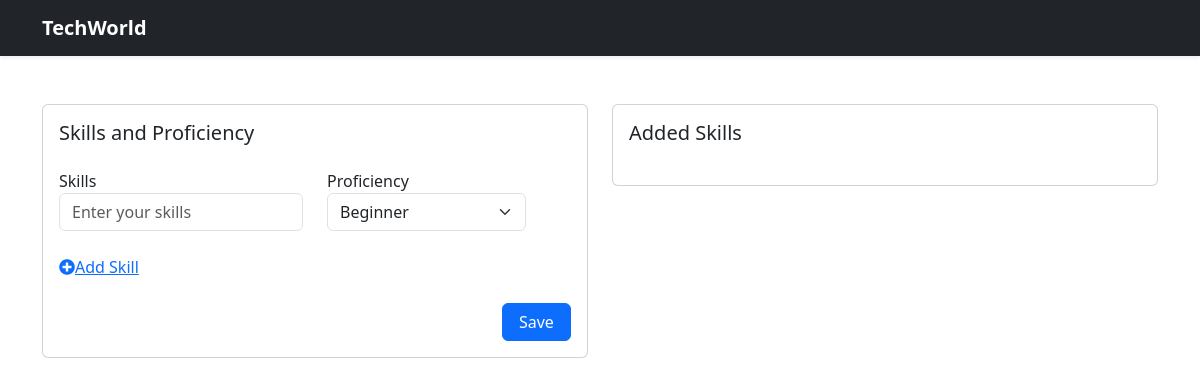
Page /addSkill on the earlier database version.
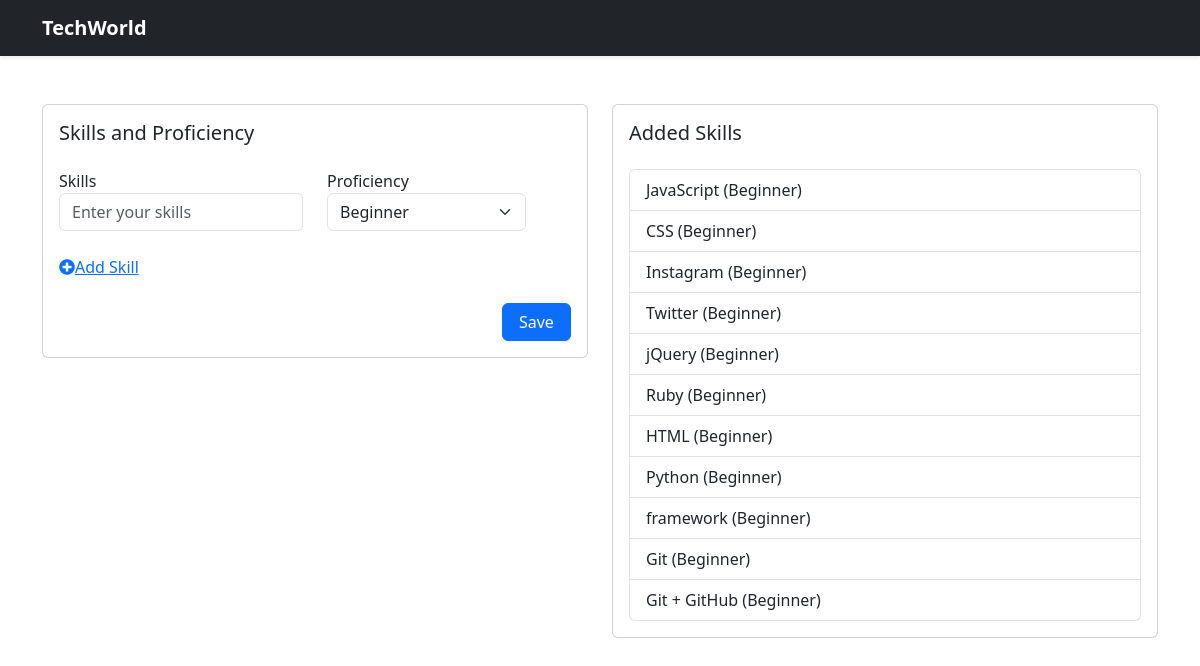
Same page on the later database version.
### tables this page shows
CREATE TABLE Skills (
    skill_id INTEGER PRIMARY KEY AUTOINCREMENT,
    account_id INTEGER,
    skills VARCHAR(50) NOT NULL,
    proficiency TEXT NOT NULL,
    FOREIGN KEY (account_id) REFERENCES Accounts(account_id)
);

### app.py (the view, shortened to what this page needs)
@app.route("/addSkill", methods=['GET', 'POST'])
def addSkill():
    if request.method == 'GET':
        conn = get_db_connection()
        skills = conn.execute('SELECT skills, proficiency FROM Skills').fetchall()
        conn.close()
        return render_template('addSkill.html', skills=skills)

### app.py (called while the page is built)
def get_db_connection():
    conn = sqlite3.connect('database.db')
    conn.row_factory = sqlite3.Row
    return conn

### templates/addSkill.html (shortened to what this page needs)
<!doctype html>
<html lang="en">
<head>
    <link href="../static/css/addSkill.css" rel="stylesheet">
    <link href="https://cdn.jsdelivr.net/npm/bootstrap@5.3.1/dist/css/bootstrap.min.css" rel="stylesheet"
>
    <link rel="stylesheet" href="https://cdnjs.cloudflare.com/ajax/libs/font-awesome/5.15.4/css/all.min.css">
</head>
<body>
    <header data-bs-theme="dark">
        <div class="navbar navbar-dark bg-dark shadow-sm">
            <div class="container">
                <a href="/templates/homepage.html" class="navbar-brand d-flex align-items-center">
                    <strong>TechWorld</strong>
                </a>
            </div>
        </div>
    </header>
    <div class="container">
        <div class="row">
            <div class="col-md-6">
                <div class="card mt-5">
                    <div class="card-body">
                        <h5 class="card-title mb-4">Skills and Proficiency</h5>
                        <form id="skills-form" action="/addSkill" method="POST">
                            <div class="skills-container">
                                <div class="row skill-row">
                                    <div class="col-md-6">
                                        <div class="form-group mb-4">
                                            <label for="skills">Skills</label>
                                            <input type="text" class="form-control" name="skills[]"
                                                placeholder="Enter your skills">
                                        </div>
                                    </div>
                                    <div class="col-md-5">
                                        <div class="form-group mb-4">
                                            <label for="proficiency">Proficiency</label>
                                            <select class="form-select" name="proficiency[]">
                                                <option>Beginner</option>
                                            </select>
                                        </div>
                                    </div>
                                    <div class="col-md-1 text-center">
                                    </div>
                                </div>
                            </div>
                            <div class="form-group mb-4">
                                <div class="col-sm-12">
                                    <div class="row">
                                        <a id="add_skill" href="#!"><i class="fa fa-plus-circle"></i><span
                                                class="add-skill-label" id="add">Add Skill</span></a>
                                    </div>
                                </div>
                            </div>
                            <button type="submit" class="btn btn-primary float-end">&nbsp;Save&nbsp;</button>
                        </form>
                    </div>
                </div>
            </div>
            <div class="col-md-6">
                <div class="card mt-5">
                    <div class="card-body">
                        <h5 class="card-title mb-4">Added Skills</h5>
                        <div class="list-group flex-wrap">
                            {% for skill, proficiency in skills %}
                                <a class="list-group-item">{{ skill }} ({{ proficiency }})</a>
                            {% endfor %}
                        </div>
                    </div>
                </div>
            </div>
        </div>
    </div>
</body>
</html>

### static/css/addSkill.css (style rules this page uses)
body { background: #E2E2DC; }

Differences in the rows shown:
added Skills: skills "JavaScript", proficiency "Beginner"
added Skills: skills "CSS", proficiency "Beginner"
added Skills: skills "Instagram", proficiency "Beginner"
added Skills: skills "Twitter", proficiency "Beginner"
added Skills: skills "jQuery", proficiency "Beginner"
added Skills: skills "Ruby", proficiency "Beginner"
added Skills: skills "HTML", proficiency "Beginner"
added Skills: skills "Python", proficiency "Beginner"
added Skills: skills "framework", proficiency "Beginner"
added Skills: skills "Git", proficiency "Beginner"
added Skills: skills "Git + GitHub", proficiency "Beginner"
